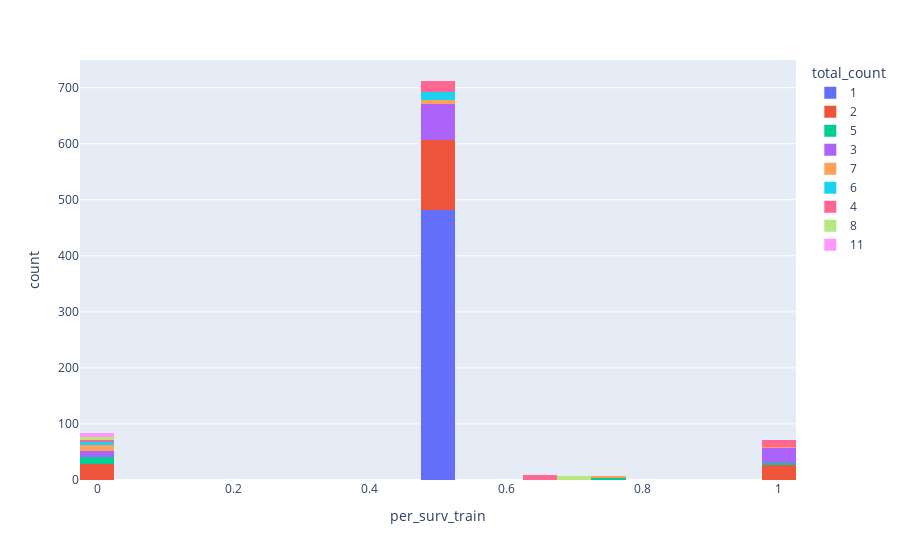

Notebook code cell kept with this figure:
### Code cell
px.histogram(train,x = 'per_surv_train',color ='total_count')

### Figure 1 — Plotly figure (JSON) as saved in the notebook; plotly's stock layout.template omitted (floating-point values rounded to 4 significant figures; data arrays with more than 128 entries replaced by an {"elided": "..."} marker saying what was removed)
{"data": [{"alignmentgroup": "True", "bingroup": "x", "hovertemplate": "total_count=1<br>per_surv_train=%{x}<br>count=%{y}<extra></extra>", "legendgroup": "1", "marker": {"color": "#636efa"}, "name": "1", "offsetgroup": "1", "orientation": "v", "showlegend": true, "type": "histogram", "x": {"elided": "481 float values"}, "xaxis": "x", "yaxis": "y"}, {"alignmentgroup": "True", "bingroup": "x", "hovertemplate": "total_count=2<br>per_surv_train=%{x}<br>count=%{y}<extra></extra>", "legendgroup": "2", "marker": {"color": "#EF553B"}, "name": "2", "offsetgroup": "2", "orientation": "v", "showlegend": true, "type": "histogram", "x": {"elided": "181 float values"}, "xaxis": "x", "yaxis": "y"}, {"alignmentgroup": "True", "bingroup": "x", "hovertemplate": "total_count=5<br>per_surv_train=%{x}<br>count=%{y}<extra></extra>", "legendgroup": "5", "marker": {"color": "#00cc96"}, "name": "5", "offsetgroup": "5", "orientation": "v", "showlegend": true, "type": "histogram", "x": [0, 0, 0, 0, 0, 0, 1, 1, 0, 0, 0.75, 0, 0, 0, 0.75, 0, 1, 0.75, 0.75, 0, 1], "xaxis": "x", "yaxis": "y"}, {"alignmentgroup": "True", "bingroup": "x", "hovertemplate": "total_count=3<br>per_surv_train=%{x}<br>count=%{y}<extra></extra>", "legendgroup": "3", "marker": {"color": "#ab63fa"}, "name": "3", "offsetgroup": "3", "orientation": "v", "showlegend": true, "type": "histogram", "x": [0.5, 1, 1, 0, 0.5, 1, 1, 0.5, 0.5, 1, 0, 0.5, 0, 0.5, 0.5, 1, 0.5, 1, 0.5, 0.5, 0.5, 0, 1, 0.5, 0.5, 0.5, 0.5, 0.5, 0.5, 0.5, 0.5, 1, 0.5, 1, 0.5, 1, 0.5, 1, 0.5, 0.5, 1, 1, 0.5, 1, 0.5, 0.5, 0.5, 1, 0.5, 0, 0, 0.5, 0.5, 1, 0.5, 1, 0.5, 0.5, 1, 0, 0.5, 1, 1, 0.5, 0.5, 0.5, 0.5, 0.5, 0, 0.5, 0.5, 0.5, 0.5, 0, 1, 0.5, 0.5, 0.5, 0.5, 0.5, 0.5, 0.5, 1, 0.5, 0.5, 0.5, 1, 0.5, 0.5, 0.5, 0.5, 0.5, 0, 0.5, 0.5, 0.5, 1, 0.5, 0, 0.5, 1], "xaxis": "x", "yaxis": "y"}, {"alignmentgroup": "True", "bingroup": "x", "hovertemplate": "total_count=7<br>per_surv_train=%{x}<br>count=%{y}<extra></extra>", "legendgroup": "7", "marker": {"color": "#FFA15A"}, "name": "7", "offsetgroup": "7", "orientation": "v", "showlegend": true, "type": "histogram", "x": [0.5, 0.75, 0, 0, 0.5, 0, 0, 0.75, 0.75, 0.75, 0, 1, 0, 0.5, 0.5, 0.5, 0, 0, 0, 0, 1, 0.5, 0, 0.5], "xaxis": "x", "yaxis": "y"}, {"alignmentgroup": "True", "bingroup": "x", "hovertemplate": "total_count=6<br>per_surv_train=%{x}<br>count=%{y}<extra></extra>", "legendgroup": "6", "marker": {"color": "#19d3f3"}, "name": "6", "offsetgroup": "6", "orientation": "v", "showlegend": true, "type": "histogram", "x": [0, 0.5, 0.5, 0.5, 0.5, 0, 0, 0.5, 0.5, 0.5, 0.5, 0.5, 0.5, 0.5, 0.5, 0.5, 0, 0.5, 0], "xaxis": "x", "yaxis": "y"}, {"alignmentgroup": "True", "bingroup": "x", "hovertemplate": "total_count=4<br>per_surv_train=%{x}<br>count=%{y}<extra></extra>", "legendgroup": "4", "marker": {"color": "#FF6692"}, "name": "4", "offsetgroup": "4", "orientation": "v", "showlegend": true, "type": "histogram", "x": [0.6667, 0.6667, 0.5, 0.5, 0.5, 1, 1, 0.6667, 0.5, 0.5, 0.5, 1, 0.6667, 0.6667, 0.5, 0.5, 0.5, 0.6667, 0.5, 0.6667, 1, 0, 0.5, 0.5, 0.5, 0.5, 0.6667, 1, 0.5, 1, 0.6667, 1, 0.5, 1, 1, 0.5, 1, 0, 0.5, 0.5, 1, 1, 0.5, 0], "xaxis": "x", "yaxis": "y"}, {"alignmentgroup": "True", "bingroup": "x", "hovertemplate": "total_count=8<br>per_surv_train=%{x}<br>count=%{y}<extra></extra>", "legendgroup": "8", "marker": {"color": "#B6E880"}, "name": "8", "offsetgroup": "8", "orientation": "v", "showlegend": true, "type": "histogram", "x": [0, 0, 0.7143, 0.7143, 0, 0, 0.7143, 0.7143, 0, 0, 0.7143, 0.7143, 0.7143], "xaxis": "x", "yaxis": "y"}, {"alignmentgroup": "True", "bingroup": "x", "hovertemplate": "total_count=11<br>per_surv_train=%{x}<br>count=%{y}<extra></extra>", "legendgroup": "11", "marker": {"color": "#FF97FF"}, "name": "11", "offsetgroup": "11", "orientation": "v", "showlegend": true, "type": "histogram", "x": [0, 0, 0, 0, 0, 0, 0], "xaxis": "x", "yaxis": "y"}], "layout": {"barmode": "relative", "legend": {"title": {"text": "total_count"}, "tracegroupgap": 0}, "margin": {"t": 60}, "xaxis": {"anchor": "y", "domain": [0, 1], "title": {"text": "per_surv_train"}}, "yaxis": {"anchor": "x", "domain": [0, 1], "title": {"text": "count"}}}}
